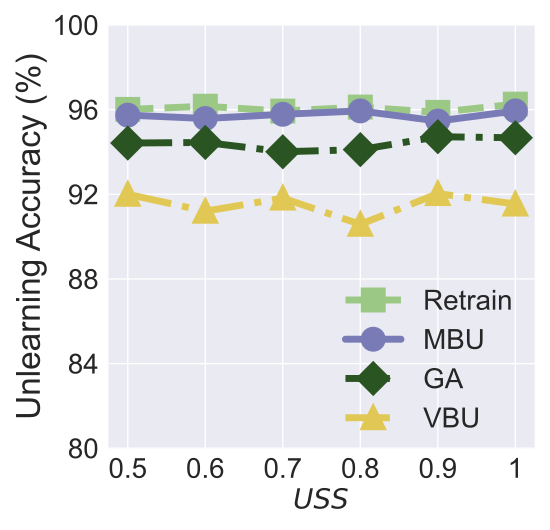

This figure's Python source:


import numpy as np
import matplotlib.pyplot as plt

epsilon = 3
beta = 1 / epsilon


x=[1, 2, 3, 4, 5, 6]
# validation_for_plt =[97,95.8600, 94.9400, 93.5400, 93.2400]
# attack_for_plt=[0, 0.3524, 0, 0.1762, 0.1762]
# basic_for_plt=[99.8, 99.8, 99.8, 99.8, 99.8]

labels = ['0.5', '0.6', '0.7', '0.8', '0.9', '1']
# unl_org = [97.77, 97.55, 97.35, 97.29, 97.21, 97.21]

# unl_hess_r = [96.6, 96.66, 96.04, 95.94, 95.85, 97.21]
OUL = [0.9574, 0.9558, 0.9578, 0.9594, 0.9546, 0.9594]

org_acc = [0.9601, 0.9616, 0.9593, 0.9612, 0.9587, 0.9626]

vbu_acc = [0.9442, 0.9445,  0.9401, 0.9411, 0.9472, 0.9467]
# unl_ss_wo = [94.32, 94.53, 94.78, 93.38, 94.04, 97.21]
vbu_ldp_acc = [0.9200, 0.91200, 0.918200, 0.9058, 0.92032, 0.9154]

for i in range(len(OUL)):
    OUL[i] = OUL[i]*100
    org_acc[i] = org_acc[i]*100
    vbu_acc[i] = vbu_acc[i]*100
    vbu_ldp_acc[i] = vbu_ldp_acc[i] * 100

plt.style.use('seaborn')
plt.figure(figsize=(5.5, 5.3))
l_w=5
m_s=15
marker_s = 3
markevery=1
#plt.figure(figsize=(8, 5.3))
#plt.plot(x, unl_fr, color='blue', marker='^', label='Retrain',linewidth=l_w, markersize=m_s)

#plt.plot(x, unl_ss_w, color='g',  marker='*',  label='PriMU$_{w}$',linewidth=l_w, markersize=m_s)
plt.plot(x, org_acc, linestyle='--', color='#9BC985',  marker='s', fillstyle='full', markevery=markevery,
         label='Retrain',linewidth=l_w, markersize=m_s, markeredgewidth=marker_s)


plt.plot(x, OUL, linestyle='-', color='#797BB7', marker='o', fillstyle='full', markevery=markevery,
         label='MBU', linewidth=l_w, markersize=m_s, markeredgewidth=marker_s)




plt.plot(x, vbu_acc, linestyle='-.', color='#2A5522',  marker='D', fillstyle='full', markevery=markevery,
         label='GA',linewidth=l_w, markersize=m_s, markeredgewidth=marker_s)

plt.plot(x, vbu_ldp_acc, linestyle='-.', color='#E1C855',  marker='^', fillstyle='full', markevery=markevery,
         label='VBU',linewidth=l_w, markersize=m_s, markeredgewidth=marker_s)


# plt.grid()
leg = plt.legend(fancybox=True, shadow=True)
# plt.xlabel('Malicious Client Ratio (%)' ,fontsize=16)
plt.ylabel('Unlearning Accuracy (%)' ,fontsize=24)
my_y_ticks = np.arange(80., 101, 4)
plt.yticks(my_y_ticks,fontsize=20)
plt.xlabel('$\it USS$' ,fontsize=20)

plt.xticks(x, labels, fontsize=20)
# plt.title('CIFAR10 IID')

# plt.annotate(r"1e0", xy=(0.1, 1.01), xycoords='axes fraction', xytext=(-10, 10), textcoords='offset points', ha='right', va='center', fontsize=15)


# plt.title('(c) Utility Preservation', fontsize=24)
plt.legend(loc=(0.53, 0.01),fontsize=20)
plt.tight_layout()
#plt.title("MNIST")
plt.rcParams['figure.figsize'] = (2.0, 1)
plt.rcParams['image.interpolation'] = 'nearest'
plt.rcParams['figure.subplot.left'] = 0.11
plt.rcParams['figure.subplot.bottom'] = 0.08
plt.rcParams['figure.subplot.right'] = 0.977
plt.rcParams['figure.subplot.top'] = 0.969
plt.savefig('MNIST_model_UA_uss.pdf', format='pdf', dpi=200)
plt.show()
